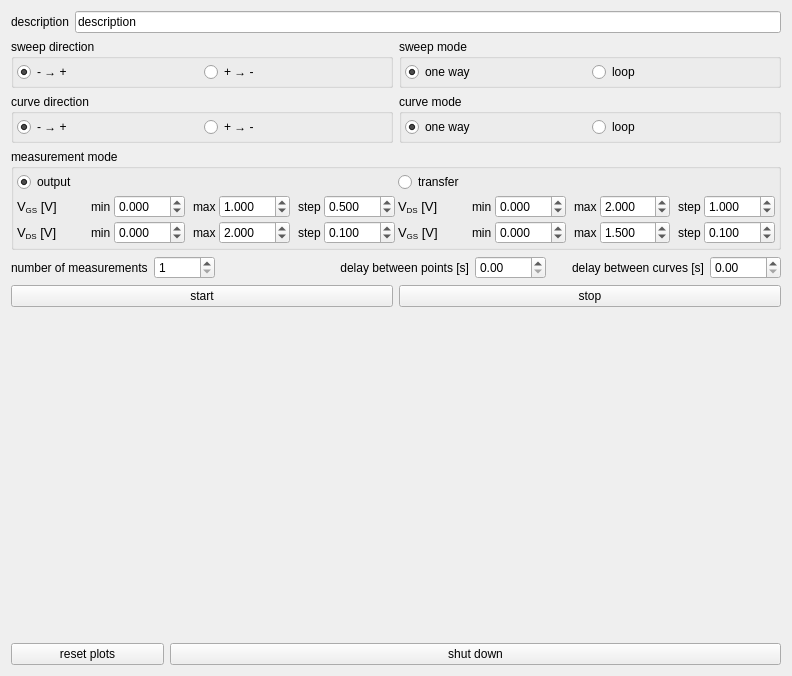
<?xml version="1.0" encoding="UTF-8"?>
<ui version="4.0">
 <class>measurement_window</class>
 <widget class="QWidget" name="measurement_window">
  <property name="geometry">
   <rect>
    <x>0</x>
    <y>0</y>
    <width>792</width>
    <height>676</height>
   </rect>
  </property>
  <property name="windowTitle">
   <string>transistor output/transfer</string>
  </property>
  <layout class="QVBoxLayout" name="verticalLayout">
   <item>
    <layout class="QHBoxLayout" name="horizontalLayout_8">
     <item>
      <widget class="QLabel" name="label_17">
       <property name="text">
        <string>description</string>
       </property>
      </widget>
     </item>
     <item>
      <widget class="QLineEdit" name="description_lineEdit">
       <property name="text">
        <string>description</string>
       </property>
      </widget>
     </item>
    </layout>
   </item>
   <item>
    <layout class="QVBoxLayout" name="verticalLayout_5">
     <item>
      <layout class="QHBoxLayout" name="horizontalLayout_13">
       <item>
        <widget class="QGroupBox" name="groupBox_4">
         <property name="title">
          <string>sweep direction</string>
         </property>
         <layout class="QHBoxLayout" name="horizontalLayout_14">
          <property name="spacing">
           <number>3</number>
          </property>
          <property name="leftMargin">
           <number>3</number>
          </property>
          <property name="topMargin">
           <number>3</number>
          </property>
          <property name="rightMargin">
           <number>3</number>
          </property>
          <property name="bottomMargin">
           <number>3</number>
          </property>
          <item>
           <widget class="QRadioButton" name="sweep_direction_positive_radioButton">
            <property name="text">
             <string>- → +</string>
            </property>
            <property name="checked">
             <bool>true</bool>
            </property>
           </widget>
          </item>
          <item>
           <widget class="QRadioButton" name="sweep_direction_negative_radioButton">
            <property name="text">
             <string>+ → -</string>
            </property>
           </widget>
          </item>
         </layout>
        </widget>
       </item>
       <item>
        <widget class="QGroupBox" name="groupBox_5">
         <property name="title">
          <string>sweep mode</string>
         </property>
         <layout class="QHBoxLayout" name="horizontalLayout_15">
          <property name="spacing">
           <number>3</number>
          </property>
          <property name="leftMargin">
           <number>3</number>
          </property>
          <property name="topMargin">
           <number>3</number>
          </property>
          <property name="rightMargin">
           <number>3</number>
          </property>
          <property name="bottomMargin">
           <number>3</number>
          </property>
          <item>
           <widget class="QRadioButton" name="sweep_one_way_radioButton">
            <property name="text">
             <string>one way</string>
            </property>
            <property name="checked">
             <bool>true</bool>
            </property>
           </widget>
          </item>
          <item>
           <widget class="QRadioButton" name="sweep_loop_radioButton">
            <property name="text">
             <string>loop</string>
            </property>
           </widget>
          </item>
         </layout>
        </widget>
       </item>
      </layout>
     </item>
     <item>
      <layout class="QHBoxLayout" name="horizontalLayout_10">
       <item>
        <widget class="QGroupBox" name="groupBox_3">
         <property name="title">
          <string>curve direction</string>
         </property>
         <layout class="QHBoxLayout" name="horizontalLayout_12">
          <property name="spacing">
           <number>3</number>
          </property>
          <property name="leftMargin">
           <number>3</number>
          </property>
          <property name="topMargin">
           <number>3</number>
          </property>
          <property name="rightMargin">
           <number>3</number>
          </property>
          <property name="bottomMargin">
           <number>3</number>
          </property>
          <item>
           <widget class="QRadioButton" name="curve_direction_positive_radioButton">
            <property name="sizePolicy">
             <sizepolicy hsizetype="Minimum" vsizetype="Fixed">
              <horstretch>0</horstretch>
              <verstretch>0</verstretch>
             </sizepolicy>
            </property>
            <property name="text">
             <string>- → +</string>
            </property>
            <property name="checked">
             <bool>true</bool>
            </property>
           </widget>
          </item>
          <item>
           <widget class="QRadioButton" name="curve_direction_negative_radioButton">
            <property name="styleSheet">
             <string notr="true"/>
            </property>
            <property name="text">
             <string>+ → -</string>
            </property>
           </widget>
          </item>
         </layout>
        </widget>
       </item>
       <item>
        <widget class="QGroupBox" name="groupBox_2">
         <property name="title">
          <string>curve mode</string>
         </property>
         <layout class="QHBoxLayout" name="horizontalLayout_11">
          <property name="spacing">
           <number>3</number>
          </property>
          <property name="leftMargin">
           <number>3</number>
          </property>
          <property name="topMargin">
           <number>3</number>
          </property>
          <property name="rightMargin">
           <number>3</number>
          </property>
          <property name="bottomMargin">
           <number>3</number>
          </property>
          <item>
           <widget class="QRadioButton" name="curve_one_way_radioButton">
            <property name="text">
             <string>one way</string>
            </property>
            <property name="checked">
             <bool>true</bool>
            </property>
           </widget>
          </item>
          <item>
           <widget class="QRadioButton" name="curve_loop_radioButton">
            <property name="text">
             <string>loop</string>
            </property>
           </widget>
          </item>
         </layout>
        </widget>
       </item>
      </layout>
     </item>
    </layout>
   </item>
   <item>
    <widget class="QGroupBox" name="groupBox">
     <property name="title">
      <string>measurement mode</string>
     </property>
     <layout class="QVBoxLayout" name="verticalLayout_4">
      <property name="spacing">
       <number>3</number>
      </property>
      <property name="leftMargin">
       <number>3</number>
      </property>
      <property name="topMargin">
       <number>3</number>
      </property>
      <property name="rightMargin">
       <number>3</number>
      </property>
      <property name="bottomMargin">
       <number>3</number>
      </property>
      <item>
       <layout class="QHBoxLayout" name="horizontalLayout_3">
        <item>
         <layout class="QVBoxLayout" name="verticalLayout_2">
          <item>
           <widget class="QRadioButton" name="output_mode_radiobutton">
            <property name="text">
             <string>output</string>
            </property>
            <property name="checked">
             <bool>true</bool>
            </property>
           </widget>
          </item>
          <item>
           <layout class="QHBoxLayout" name="horizontalLayout_5">
            <item>
             <widget class="QLabel" name="label">
              <property name="text">
               <string>&lt;html&gt;&lt;head/&gt;&lt;body&gt;&lt;p&gt;&lt;span style=&quot; font-size:10pt;&quot;&gt;V&lt;/span&gt;&lt;span style=&quot; font-size:10pt; vertical-align:sub;&quot;&gt;GS&lt;/span&gt;&lt;span style=&quot; font-size:10pt;&quot;&gt; [V]&lt;/span&gt;&lt;/p&gt;&lt;/body&gt;&lt;/html&gt;</string>
              </property>
             </widget>
            </item>
            <item>
             <widget class="QLabel" name="label_2">
              <property name="sizePolicy">
               <sizepolicy hsizetype="Maximum" vsizetype="Preferred">
                <horstretch>0</horstretch>
                <verstretch>0</verstretch>
               </sizepolicy>
              </property>
              <property name="text">
               <string>min</string>
              </property>
             </widget>
            </item>
            <item>
             <widget class="QDoubleSpinBox" name="V_GS_min_output_doubleSpinBox">
              <property name="sizePolicy">
               <sizepolicy hsizetype="Minimum" vsizetype="Fixed">
                <horstretch>0</horstretch>
                <verstretch>0</verstretch>
               </sizepolicy>
              </property>
              <property name="decimals">
               <number>3</number>
              </property>
              <property name="minimum">
               <double>-99.989999999999995</double>
              </property>
             </widget>
            </item>
            <item>
             <spacer name="horizontalSpacer">
              <property name="orientation">
               <enum>Qt::Horizontal</enum>
              </property>
              <property name="sizeType">
               <enum>QSizePolicy::Maximum</enum>
              </property>
              <property name="sizeHint" stdset="0">
               <size>
                <width>5</width>
                <height>20</height>
               </size>
              </property>
             </spacer>
            </item>
            <item>
             <widget class="QLabel" name="label_3">
              <property name="sizePolicy">
               <sizepolicy hsizetype="Maximum" vsizetype="Preferred">
                <horstretch>0</horstretch>
                <verstretch>0</verstretch>
               </sizepolicy>
              </property>
              <property name="text">
               <string>max</string>
              </property>
             </widget>
            </item>
            <item>
             <widget class="QDoubleSpinBox" name="V_GS_max_output_doubleSpinBox">
              <property name="decimals">
               <number>3</number>
              </property>
              <property name="minimum">
               <double>-99.989999999999995</double>
              </property>
              <property name="value">
               <double>1.000000000000000</double>
              </property>
             </widget>
            </item>
            <item>
             <spacer name="horizontalSpacer_2">
              <property name="orientation">
               <enum>Qt::Horizontal</enum>
              </property>
              <property name="sizeType">
               <enum>QSizePolicy::Maximum</enum>
              </property>
              <property name="sizeHint" stdset="0">
               <size>
                <width>5</width>
                <height>20</height>
               </size>
              </property>
             </spacer>
            </item>
            <item>
             <widget class="QLabel" name="label_4">
              <property name="sizePolicy">
               <sizepolicy hsizetype="Maximum" vsizetype="Preferred">
                <horstretch>0</horstretch>
                <verstretch>0</verstretch>
               </sizepolicy>
              </property>
              <property name="text">
               <string>step</string>
              </property>
             </widget>
            </item>
            <item>
             <widget class="QDoubleSpinBox" name="V_GS_step_output_doubleSpinBox">
              <property name="decimals">
               <number>3</number>
              </property>
              <property name="singleStep">
               <double>1.000000000000000</double>
              </property>
              <property name="value">
               <double>0.500000000000000</double>
              </property>
             </widget>
            </item>
           </layout>
          </item>
          <item>
           <layout class="QHBoxLayout" name="horizontalLayout_6">
            <item>
             <widget class="QLabel" name="label_5">
              <property name="text">
               <string>&lt;html&gt;&lt;head/&gt;&lt;body&gt;&lt;p&gt;&lt;span style=&quot; font-size:10pt;&quot;&gt;V&lt;/span&gt;&lt;span style=&quot; font-size:10pt; vertical-align:sub;&quot;&gt;DS&lt;/span&gt;&lt;span style=&quot; font-size:10pt;&quot;&gt; [V]&lt;/span&gt;&lt;/p&gt;&lt;/body&gt;&lt;/html&gt;</string>
              </property>
             </widget>
            </item>
            <item>
             <widget class="QLabel" name="label_6">
              <property name="sizePolicy">
               <sizepolicy hsizetype="Maximum" vsizetype="Preferred">
                <horstretch>0</horstretch>
                <verstretch>0</verstretch>
               </sizepolicy>
              </property>
              <property name="text">
               <string>min</string>
              </property>
             </widget>
            </item>
            <item>
             <widget class="QDoubleSpinBox" name="V_DS_min_output_doubleSpinBox">
              <property name="decimals">
               <number>3</number>
              </property>
              <property name="minimum">
               <double>-99.989999999999995</double>
              </property>
             </widget>
            </item>
            <item>
             <spacer name="horizontalSpacer_3">
              <property name="orientation">
               <enum>Qt::Horizontal</enum>
              </property>
              <property name="sizeType">
               <enum>QSizePolicy::Maximum</enum>
              </property>
              <property name="sizeHint" stdset="0">
               <size>
                <width>5</width>
                <height>20</height>
               </size>
              </property>
             </spacer>
            </item>
            <item>
             <widget class="QLabel" name="label_7">
              <property name="sizePolicy">
               <sizepolicy hsizetype="Maximum" vsizetype="Preferred">
                <horstretch>0</horstretch>
                <verstretch>0</verstretch>
               </sizepolicy>
              </property>
              <property name="text">
               <string>max</string>
              </property>
             </widget>
            </item>
            <item>
             <widget class="QDoubleSpinBox" name="V_DS_max_output_doubleSpinBox">
              <property name="decimals">
               <number>3</number>
              </property>
              <property name="minimum">
               <double>-99.989999999999995</double>
              </property>
              <property name="value">
               <double>2.000000000000000</double>
              </property>
             </widget>
            </item>
            <item>
             <spacer name="horizontalSpacer_4">
              <property name="orientation">
               <enum>Qt::Horizontal</enum>
              </property>
              <property name="sizeType">
               <enum>QSizePolicy::Maximum</enum>
              </property>
              <property name="sizeHint" stdset="0">
               <size>
                <width>5</width>
                <height>20</height>
               </size>
              </property>
             </spacer>
            </item>
            <item>
             <widget class="QLabel" name="label_8">
              <property name="sizePolicy">
               <sizepolicy hsizetype="Maximum" vsizetype="Preferred">
                <horstretch>0</horstretch>
                <verstretch>0</verstretch>
               </sizepolicy>
              </property>
              <property name="text">
               <string>step</string>
              </property>
             </widget>
            </item>
            <item>
             <widget class="QDoubleSpinBox" name="V_DS_step_output_doubleSpinBox">
              <property name="decimals">
               <number>3</number>
              </property>
              <property name="singleStep">
               <double>0.050000000000000</double>
              </property>
              <property name="value">
               <double>0.100000000000000</double>
              </property>
             </widget>
            </item>
           </layout>
          </item>
         </layout>
        </item>
        <item>
         <layout class="QVBoxLayout" name="verticalLayout_3">
          <item>
           <widget class="QRadioButton" name="transfer_mode_radiobutton">
            <property name="text">
             <string>transfer</string>
            </property>
           </widget>
          </item>
          <item>
           <layout class="QHBoxLayout" name="horizontalLayout_4">
            <item>
             <widget class="QLabel" name="label_9">
              <property name="text">
               <string>&lt;html&gt;&lt;head/&gt;&lt;body&gt;&lt;p&gt;&lt;span style=&quot; font-size:10pt;&quot;&gt;V&lt;/span&gt;&lt;span style=&quot; font-size:10pt; vertical-align:sub;&quot;&gt;DS&lt;/span&gt;&lt;span style=&quot; font-size:10pt;&quot;&gt; [V]&lt;/span&gt;&lt;/p&gt;&lt;/body&gt;&lt;/html&gt;</string>
              </property>
             </widget>
            </item>
            <item>
             <widget class="QLabel" name="label_11">
              <property name="sizePolicy">
               <sizepolicy hsizetype="Maximum" vsizetype="Preferred">
                <horstretch>0</horstretch>
                <verstretch>0</verstretch>
               </sizepolicy>
              </property>
              <property name="text">
               <string>min</string>
              </property>
             </widget>
            </item>
            <item>
             <widget class="QDoubleSpinBox" name="V_DS_min_transfer_doubleSpinBox">
              <property name="decimals">
               <number>3</number>
              </property>
              <property name="minimum">
               <double>-99.989999999999995</double>
              </property>
              <property name="value">
               <double>0.000000000000000</double>
              </property>
             </widget>
            </item>
            <item>
             <spacer name="horizontalSpacer_5">
              <property name="orientation">
               <enum>Qt::Horizontal</enum>
              </property>
              <property name="sizeType">
               <enum>QSizePolicy::Maximum</enum>
              </property>
              <property name="sizeHint" stdset="0">
               <size>
                <width>5</width>
                <height>20</height>
               </size>
              </property>
             </spacer>
            </item>
            <item>
             <widget class="QLabel" name="label_15">
              <property name="sizePolicy">
               <sizepolicy hsizetype="Maximum" vsizetype="Preferred">
                <horstretch>0</horstretch>
                <verstretch>0</verstretch>
               </sizepolicy>
              </property>
              <property name="text">
               <string>max</string>
              </property>
             </widget>
            </item>
            <item>
             <widget class="QDoubleSpinBox" name="V_DS_max_transfer_doubleSpinBox">
              <property name="decimals">
               <number>3</number>
              </property>
              <property name="minimum">
               <double>-99.989999999999995</double>
              </property>
              <property name="value">
               <double>2.000000000000000</double>
              </property>
             </widget>
            </item>
            <item>
             <spacer name="horizontalSpacer_6">
              <property name="orientation">
               <enum>Qt::Horizontal</enum>
              </property>
              <property name="sizeType">
               <enum>QSizePolicy::Maximum</enum>
              </property>
              <property name="sizeHint" stdset="0">
               <size>
                <width>5</width>
                <height>20</height>
               </size>
              </property>
             </spacer>
            </item>
            <item>
             <widget class="QLabel" name="label_16">
              <property name="sizePolicy">
               <sizepolicy hsizetype="Maximum" vsizetype="Preferred">
                <horstretch>0</horstretch>
                <verstretch>0</verstretch>
               </sizepolicy>
              </property>
              <property name="text">
               <string>step</string>
              </property>
             </widget>
            </item>
            <item>
             <widget class="QDoubleSpinBox" name="V_DS_step_transfer_doubleSpinBox">
              <property name="decimals">
               <number>3</number>
              </property>
              <property name="value">
               <double>1.000000000000000</double>
              </property>
             </widget>
            </item>
           </layout>
          </item>
          <item>
           <layout class="QHBoxLayout" name="horizontalLayout_7">
            <item>
             <widget class="QLabel" name="label_10">
              <property name="text">
               <string>&lt;html&gt;&lt;head/&gt;&lt;body&gt;&lt;p&gt;&lt;span style=&quot; font-size:10pt;&quot;&gt;V&lt;/span&gt;&lt;span style=&quot; font-size:10pt; vertical-align:sub;&quot;&gt;GS&lt;/span&gt;&lt;span style=&quot; font-size:10pt;&quot;&gt; [V]&lt;/span&gt;&lt;/p&gt;&lt;/body&gt;&lt;/html&gt;</string>
              </property>
             </widget>
            </item>
            <item>
             <widget class="QLabel" name="label_12">
              <property name="sizePolicy">
               <sizepolicy hsizetype="Maximum" vsizetype="Preferred">
                <horstretch>0</horstretch>
                <verstretch>0</verstretch>
               </sizepolicy>
              </property>
              <property name="text">
               <string>min</string>
              </property>
             </widget>
            </item>
            <item>
             <widget class="QDoubleSpinBox" name="V_GS_min_transfer_doubleSpinBox">
              <property name="decimals">
               <number>3</number>
              </property>
              <property name="minimum">
               <double>-99.989999999999995</double>
              </property>
             </widget>
            </item>
            <item>
             <spacer name="horizontalSpacer_7">
              <property name="orientation">
               <enum>Qt::Horizontal</enum>
              </property>
              <property name="sizeType">
               <enum>QSizePolicy::Maximum</enum>
              </property>
              <property name="sizeHint" stdset="0">
               <size>
                <width>5</width>
                <height>20</height>
               </size>
              </property>
             </spacer>
            </item>
            <item>
             <widget class="QLabel" name="label_13">
              <property name="sizePolicy">
               <sizepolicy hsizetype="Maximum" vsizetype="Preferred">
                <horstretch>0</horstretch>
                <verstretch>0</verstretch>
               </sizepolicy>
              </property>
              <property name="text">
               <string>max</string>
              </property>
             </widget>
            </item>
            <item>
             <widget class="QDoubleSpinBox" name="V_GS_max_transfer_doubleSpinBox">
              <property name="decimals">
               <number>3</number>
              </property>
              <property name="minimum">
               <double>-99.989999999999995</double>
              </property>
              <property name="value">
               <double>1.500000000000000</double>
              </property>
             </widget>
            </item>
            <item>
             <spacer name="horizontalSpacer_8">
              <property name="orientation">
               <enum>Qt::Horizontal</enum>
              </property>
              <property name="sizeType">
               <enum>QSizePolicy::Maximum</enum>
              </property>
              <property name="sizeHint" stdset="0">
               <size>
                <width>5</width>
                <height>20</height>
               </size>
              </property>
             </spacer>
            </item>
            <item>
             <widget class="QLabel" name="label_14">
              <property name="sizePolicy">
               <sizepolicy hsizetype="Maximum" vsizetype="Preferred">
                <horstretch>0</horstretch>
                <verstretch>0</verstretch>
               </sizepolicy>
              </property>
              <property name="text">
               <string>step</string>
              </property>
             </widget>
            </item>
            <item>
             <widget class="QDoubleSpinBox" name="V_GS_step_transfer_doubleSpinBox">
              <property name="decimals">
               <number>3</number>
              </property>
              <property name="value">
               <double>0.100000000000000</double>
              </property>
             </widget>
            </item>
           </layout>
          </item>
         </layout>
        </item>
       </layout>
      </item>
     </layout>
    </widget>
   </item>
   <item>
    <layout class="QHBoxLayout" name="horizontalLayout_9">
     <item>
      <widget class="QLabel" name="label_20">
       <property name="text">
        <string>number of measurements</string>
       </property>
      </widget>
     </item>
     <item>
      <widget class="QSpinBox" name="N_measurements_spinBox">
       <property name="minimum">
        <number>1</number>
       </property>
       <property name="maximum">
        <number>99999</number>
       </property>
       <property name="value">
        <number>1</number>
       </property>
      </widget>
     </item>
     <item>
      <spacer name="horizontalSpacer_10">
       <property name="orientation">
        <enum>Qt::Horizontal</enum>
       </property>
       <property name="sizeHint" stdset="0">
        <size>
         <width>40</width>
         <height>20</height>
        </size>
       </property>
      </spacer>
     </item>
     <item>
      <widget class="QLabel" name="label_19">
       <property name="text">
        <string>delay between points [s]</string>
       </property>
       <property name="alignment">
        <set>Qt::AlignRight|Qt::AlignTrailing|Qt::AlignVCenter</set>
       </property>
      </widget>
     </item>
     <item>
      <widget class="QDoubleSpinBox" name="delay_points_doubleSpinBox">
       <property name="maximum">
        <double>9999.989999999999782</double>
       </property>
       <property name="value">
        <double>0.000000000000000</double>
       </property>
      </widget>
     </item>
     <item>
      <spacer name="horizontalSpacer_9">
       <property name="orientation">
        <enum>Qt::Horizontal</enum>
       </property>
       <property name="sizeType">
        <enum>QSizePolicy::Maximum</enum>
       </property>
       <property name="sizeHint" stdset="0">
        <size>
         <width>20</width>
         <height>20</height>
        </size>
       </property>
      </spacer>
     </item>
     <item>
      <widget class="QLabel" name="label_18">
       <property name="layoutDirection">
        <enum>Qt::LeftToRight</enum>
       </property>
       <property name="text">
        <string>delay between curves [s]</string>
       </property>
       <property name="alignment">
        <set>Qt::AlignRight|Qt::AlignTrailing|Qt::AlignVCenter</set>
       </property>
      </widget>
     </item>
     <item>
      <widget class="QDoubleSpinBox" name="delay_curves_doubleSpinBox">
       <property name="maximum">
        <double>9999.989999999999782</double>
       </property>
      </widget>
     </item>
    </layout>
   </item>
   <item>
    <layout class="QHBoxLayout" name="horizontalLayout">
     <item>
      <widget class="QPushButton" name="start_pushbutton">
       <property name="text">
        <string>start</string>
       </property>
      </widget>
     </item>
     <item>
      <widget class="QPushButton" name="stop_pushbutton">
       <property name="text">
        <string>stop</string>
       </property>
      </widget>
     </item>
    </layout>
   </item>
   <item>
    <layout class="QGridLayout" name="plot_layout" columnstretch="5,5">
     <item row="0" column="1">
      <widget class="QWidget" name="I1_vs_V2" native="true">
       <property name="sizePolicy">
        <sizepolicy hsizetype="MinimumExpanding" vsizetype="MinimumExpanding">
         <horstretch>0</horstretch>
         <verstretch>0</verstretch>
        </sizepolicy>
       </property>
      </widget>
     </item>
     <item row="0" column="0">
      <widget class="QWidget" name="I2_vs_V2" native="true">
       <property name="sizePolicy">
        <sizepolicy hsizetype="MinimumExpanding" vsizetype="MinimumExpanding">
         <horstretch>0</horstretch>
         <verstretch>0</verstretch>
        </sizepolicy>
       </property>
      </widget>
     </item>
    </layout>
   </item>
   <item>
    <layout class="QHBoxLayout" name="horizontalLayout_2" stretch="2,8">
     <item>
      <widget class="QPushButton" name="reset_plot_widgets_pushbutton">
       <property name="text">
        <string>reset plots</string>
       </property>
      </widget>
     </item>
     <item>
      <widget class="QPushButton" name="shutdown_pushbutton">
       <property name="text">
        <string>shut down</string>
       </property>
      </widget>
     </item>
    </layout>
   </item>
  </layout>
 </widget>
 <resources/>
 <connections/>
</ui>
